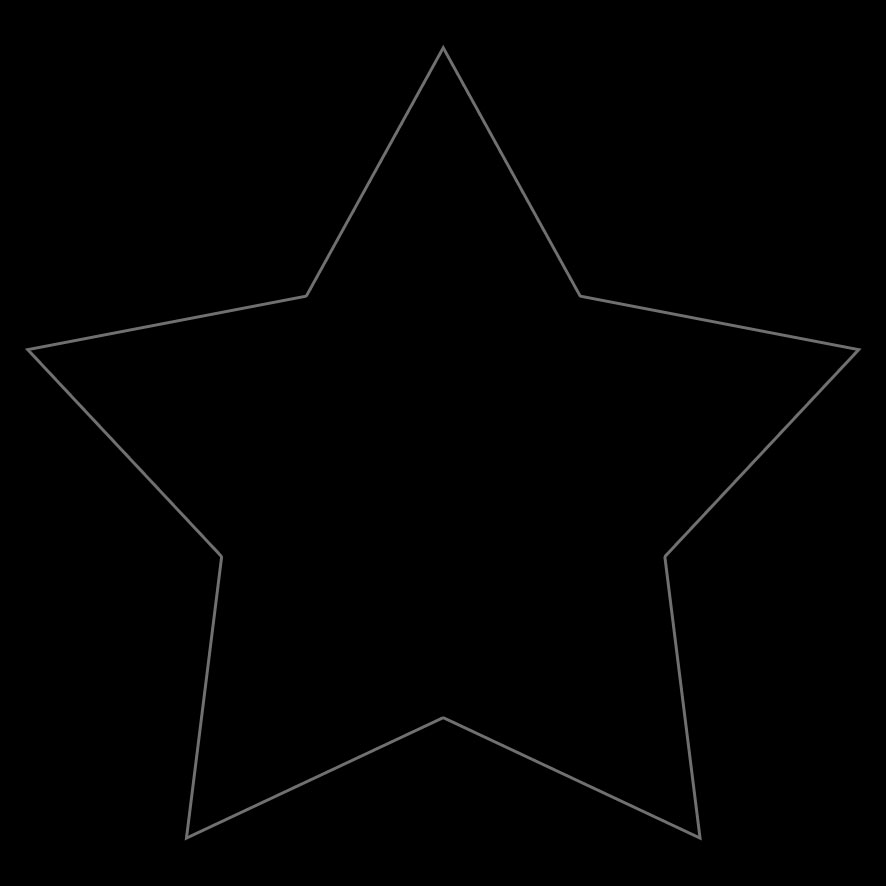
%> input picture Matlab/AMT/AMT/star.png, 886 x 886 px
$ octave testNoise.m   (GNU Octave 9; MATLAB toolbox functions it lacks are replaced by stand-ins)
%> lines starting %> are read from the running program, lines starting %| are printed output that depends on the picture; in (x1, y1, x2, y2) boxes, pixels count from 0 and x2, y2 are one past the last pixel; in counts of white or black regions, pixels touching at a corner belong together; the program's own positions count from 1
### Matlab/AMT/AMT/downsample2d.m
function [ P ] = downsample2d(M,ratio)
x = ratio;
y = ratio;

N = downsample(M,x);
N = N';
P = downsample(N,y);
P = P';
Y = P';
end

### Matlab/AMT/AMT/getEdgeMap.m
function EdgeMap = getEdgeMap(image,type)

if strcmp(type,'image')
    EdgeMap = image;
else if strcmp(type,'sobelMagnitude')

    SobelX = [-1,0,1;-2,0,2;-1,0,1];
    SobelY = [-1,-2,-1;0,0,0;1,2,1];

    Gx = conv2(image,SobelX);
    Gx = Gx(2:end-1,2:end-1);
    Gy = conv2(image,SobelY);
    Gy = Gy(2:end-1,2:end-1);

    EdgeMap = sqrt(Gx.*Gx+Gy.*Gy);

    else if strcmp(type,'cannyWeighted')
            SobelX = [-1,0,1;-2,0,2;-1,0,1];
    SobelY = [-1,-2,-1;0,0,0;1,2,1];

    Gx = conv2(image,SobelX);
    Gx = Gx(2:end-1,2:end-1);
    Gy = conv2(image,SobelY);
    Gy = Gy(2:end-1,2:end-1);

    EdgeMap = sqrt(Gx.*Gx+Gy.*Gy);

    EdgeMap =  EdgeMap .* edge(image,'canny');
        end
    end
end
EdgeMap(1,:) = 0;
EdgeMap(end,:) = 0;
EdgeMap(:,1) = 0;
EdgeMap(:,end) = 0;
end

### Matlab/AMT/AMT/AM_GVF.m
function Fext = AM_GVF(f, mu, in, normalize)
% AM_GVF        Compute the gradient vector flow (GVF) force field [5].
%     Fext = AM_GVF(f, mu, iter)
%     Fext = AM_GVF(f, mu, iter, normalize)
%
%     Inputs
%     f           edge map, d1-by-d2 matrix for 2D, and d1-by-d2-by-d3 matrix for 3D.
%     mu          GVF weighting parameter, which usually ranges from 0.01 to 0.2.
%     iter        GVF iteration number, which usually ranges from 20 to 100.
%     normalize   0 - (default) the output Fext is not nomalized,
%                 1 - output is normalized, i.e., sum(Fext(y,x,:).^2) = 1
%                     for 2D, sum(Fext(y,x,z,:).^2) = 1 for 3D.
%
%     Outputs
%     Fext        the GVF external force field. For 2D, d1-by-d2-by-2 matrix,
%                 the force at (x,y) is [Fext(y,x,1) Fext(y,x,2)]. For 3D,
%                 d1-by-d2-by-d3-by-3 matrix, the force at (x,y,z) is
%                 [Fext(y,x,z,1) Fext(y,x,z,2) Fext(y,x,z,3)].
%
%     Note that for memory saving reason, the output data class is single / float (32-bit).
%
%     Example
%         See EXAMPLE_VFC, EXAMPLE_PIG.
%
%     See also AMT, AM_VFK, AM_VFC, AM_PIG, AM_ISOLINE, AM_DEFORM,
%     AC_INITIAL, AC_DISPLAY, EXAMPLE_VFC, EXAMPLE_PIG.
%
%     Reference
%     [1] Bing Li and Scott T. Acton, "Active contour external force using
%     vector field convolution for image segmentation," Image Processing,
%     IEEE Trans. on, vol. 16, pp. 2096-2106, 2007.
%     [5] Chenyang Xu and Jerry L. Prince, "Snakes, Shapes, and Gradient
%     Vector Flow," Image Processing, IEEE Trans. on, vol. 7, pp. 359-369, 1998.
%
% (c) Copyright Bing Li 2005 - 2009.

% Revision Log
%   11-30-2005  original
%   01-20-2006  c version
%   01-30-2009  minor bug fix

%% inputs check
if ~ismember(nargin, 3:4)
    error('Invalid inputs to AM_GVF!')
elseif nargin < 4,
    normalize = 0;
end

%% this part is matlab prototype, please refer to .c and .dll files
if 0,
    f = single(f);
    fmin  = min(f(:));
    fmax  = max(f(:));
    f = (f-fmin)/(fmax-fmin);           % Normalize f to the range [0,1]

    if ndims(f)==2,
        [fx,fy] = AM_gradient(f);       % Calculate the gradient of the edge map
        fz = 0;
    else
        [fx,fy,fz] = AM_gradient(f);    % Calculate the gradient of the edge map
    end
    u = fx; v = fy; w = fz;             % Initialize GVF to the gradient
    SqrMagf = fx.*fx + fy.*fy + fz.*fz; % Squared magnitude of the gradient field

    % Iteratively solve for the GVF u,v,w
    for i=1:in,
        u = u + mu*AM_laplacian(u) - SqrMagf.*(u-fx);
        v = v + mu*AM_laplacian(v) - SqrMagf.*(v-fy);
        if ndims(f)==3,
            w = w + mu*AM_laplacian(w) - SqrMagf.*(w-fz);
        end
    end
    if ndims(f)==2,
        Fext = cat(3,u,v);
    else
        Fext = cat(4,u,v,w);
    end
    if normalize,
        Fmag = sqrt(sum(Fext.^2,ndims(f)+1));
        if ndims(f)==2,
            Fext = Fext./(Fmag(:,:,[1 1])+eps);
        else
            Fext = Fext./(Fmag(:,:,:,[1 1 1])+eps);
        end
    end
%% call faster c routine
else
    Fext = AM_GVF_c(single(f), mu, in, normalize);
end

### Matlab/AMT/AMT/getKernel.m
function [Fx,Fy] = getKernel(kernelRadius,type, param);

[X,Y] = meshgrid(-kernelRadius:1:kernelRadius, -kernelRadius:1:kernelRadius);

r = sqrt(X.^2+Y.^2);
S = size(X);


if (type==1)
    epsilon = 1e-8;
    gamma = param;
    forceMagnitude = (r+epsilon).^(-gamma);
else
    sigma = param;
    forceMagnitude = exp(-r.^2/sigma^2);
end

nx = [-X./r];
ny = [-Y./r];

nx(kernelRadius+1,kernelRadius+1) = 0;
ny(kernelRadius+1,kernelRadius+1) = 0;

Fx = forceMagnitude.*nx;
Fy = forceMagnitude.*ny;

end

### Matlab/AMT/AMT/testNoise.m
clear;
clc;
[Fx,Fy] = getKernel(128,1,1.7);
alpha = .8;
beta = 0.1;
tau = 0.5;
RES = 0.5;
C = zeros(2);
C(1) = 115;
C(2) = 115;
R = 120;
imName = 'star.png';
downsampleFactor = 4;
edgeMapType = 'image';
fextType = 'vfc';
typeTest = 'vfc - star - gaussian';

noiseType = 'gaussian';
param = 0.01;
printFigure = 0;
%%
clear;
clc;
[Fx,Fy] = getKernel(64,1,1.7);
alpha = .8;
beta = 0.1;
tau = 0.5;
RES = 0.5;
C = zeros(2);
C(1) = 115;
C(2) = 115;
R = 120;
imName = 'star.png';
downsampleFactor = 4;
edgeMapType = 'image';
fextType = 'vfc';
typeTest = 'vfc - star - gaussian - smallKernel';

noiseType = 'gaussian';
param = 0.15;

printFigure = 0;
%%
clear;
clc;
[Fx,Fy] = getKernel(128,1,1.7);
alpha = .8;
beta = 0.1;
tau = 0.5;
RES = 0.5;
C = zeros(2);
C(1) = 115;
C(2) = 115;
R = 120;
imName = 'star.png';
downsampleFactor = 4;
edgeMapType = 'image';
fextType = 'vfc';
typeTest = 'vfc - star - salt pepper';

noiseType = 'salt & pepper';
param = 0.15;
printFigure = 0;

%%
clear;
clc;
alpha = .8;
beta = 0.1;
tau = 0.5;
RES = 0.5;
C = zeros(2);
C(1) = 100;
C(2) = 100;
R = 80;
imName = 'star.png';
downsampleFactor = 4;
edgeMapType = 'image';
fextType = 'gvf';
mu = .2;
GVF_ITER = 10000;
normalize = 1;
typeTest = 'GVF - star - gaussian';

noiseType = 'gaussian';
param = 0.15;
printFigure = 0;
%%
clear;
clc;
alpha = .8;
beta = 0.1;
tau = 0.5;
RES = 0.5;
C = zeros(2);
C(1) = 100;
C(2) = 100;
R = 80;
imName = 'star.png';
downsampleFactor = 4;
edgeMapType = 'image';
fextType = 'gvf';
mu = .2;
GVF_ITER = 10000;
normalize = 1;
typeTest = 'GVF - star - salt pepper';

noiseType = 'salt & pepper';
param = 0.15;

printFigure = 0;

%%


I = imread(imName);
%> I is the input picture: size 886x886x3 uint8; min 0, max 129, mean 1.2
if(size(I,3) == 3)
   I = rgb2gray(I);
%> I: size 886x886 uint8
end

I = double(I);
%> I: size 886x886 double
f = downsample2d(I,downsampleFactor);
%> in downsample2d, `N = downsample(M,x);`:
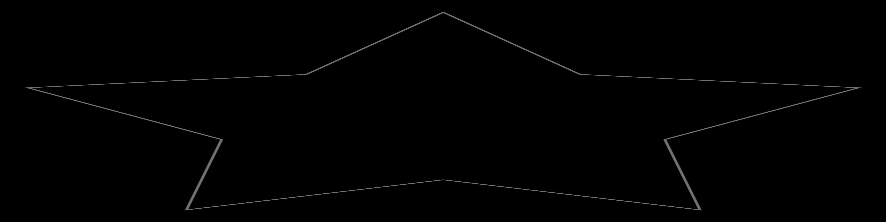
%> N: size 222x886 double; min 0, max 129, mean 1.2
%> in downsample2d, `N = N';`:
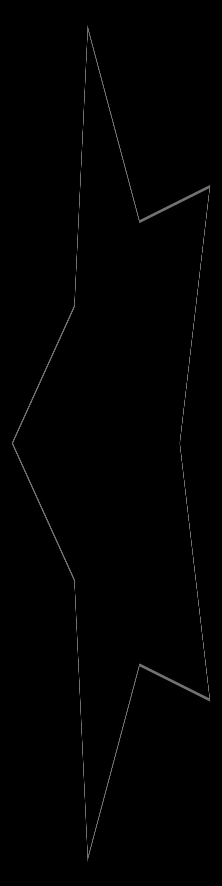
%> N: size 886x222 double; min 0, max 129, mean 1.2; mean of the top-left, top-right, bottom-left and bottom-right quarters 1.2, 1.3, 1.2, 1.3
%> in downsample2d, `P = downsample(N,y);`:
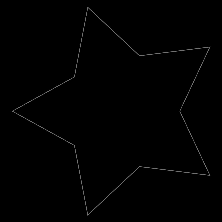
%> P: size 222x222 double; min 0, max 126, mean 1.2

f = imnoise(f,noiseType,param);
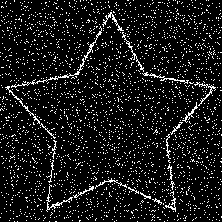
%> f: size 222x222 double; values 0 (black) and 1 (white), 9.7% white in thin lines or dots

edgeMap = getEdgeMap(f,edgeMapType);
%> in getEdgeMap, `EdgeMap(1,:) = 0;`: EdgeMap: size 222x222 double; values 0 (black) and 1 (white), 9.6% white in thin lines or dots
%> in getEdgeMap, `EdgeMap(:,end) = 0;`: EdgeMap: size 222x222 double; values 0 (black) and 1 (white), 9.5% white in thin lines or dots


if strcmp(fextType,'vfc')
    Fext = getFext(Fx,Fy,edgeMap);
else if strcmp(fextType,'gvf')
        Fext = AM_GVF(edgeMap,mu, GVF_ITER, normalize);
%> the run ends on the next line

$ run again, with Matlab/AMT/AMT/test.jpg saved as Matlab/AMT/AMT/star.png
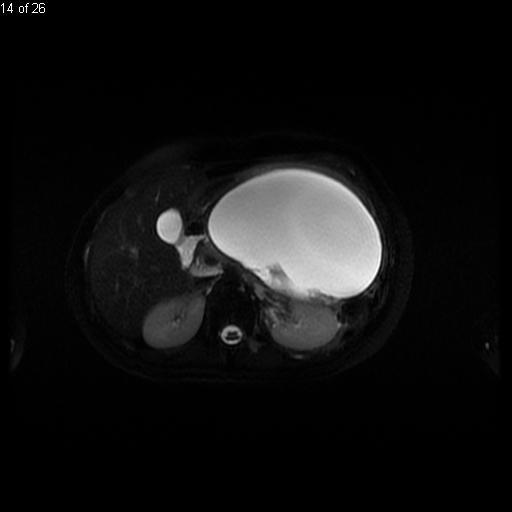
%> input picture Matlab/AMT/AMT/test.jpg, 512 x 512 px
%> I is the input picture: size 512x512 uint8; min 0, max 255, mean 16.9
%> I: size 512x512 double
%> `f = imnoise(f,noiseType,param);`:
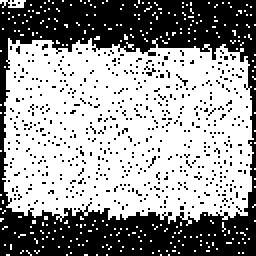
%> f: size 128x128 double (shown 2 times larger); values 0 (black) and 1 (white), 60.1% white; 543 black regions (542 under 20 px), largest, box (x1, y1, x2, y2) and area: (0, 0, 128, 128) 5722
%> in getEdgeMap, `EdgeMap(end,:) = 0;`:
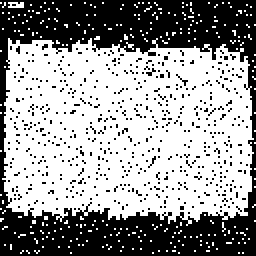
%> EdgeMap: size 128x128 double (shown 2 times larger); values 0 (black) and 1 (white), 60% white; 541 black regions (540 under 20 px), largest, box (x1, y1, x2, y2) and area: (0, 0, 128, 128) 5751
